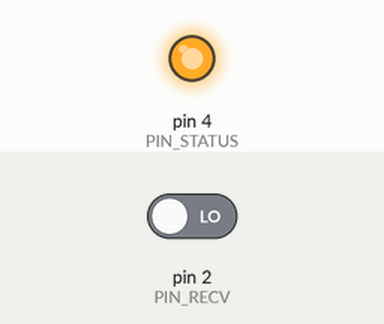
This sketch was run on a simulated Arduino Uno, built with avr-gcc and run on an emulated ATmega328P. Shown: output pins drawn as LEDs (lit = HIGH). The test bench sets the inputs (shaded band); at power-on: pin 2 (PIN_RECV) LOW. What the sketch prints to the serial monitor is not drawn.

Above: at 1.2 s.
1.3 s: pin 2 (PIN_RECV) driven HIGH
At 1.9 s:
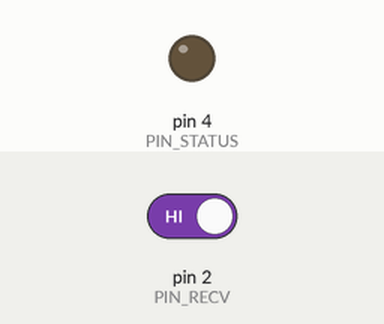
2.9 s: pin 2 (PIN_RECV) driven LOW
At 3.5 s:
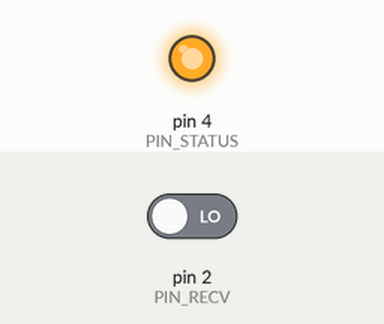
Timing chart, 0 to 5.9 s (numbered marks = the images above; inputs shaded):
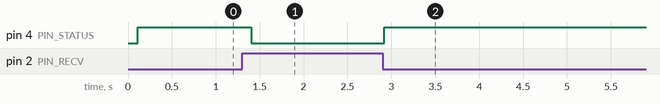

Measured:
- after the input at 1.3 s, pin 4 (PIN_STATUS): HIGH → LOW after 0.11 s
- after the input at 2.9 s, pin 4 (PIN_STATUS): LOW → HIGH at once

The sketch:

ir.ino
```cpp
#include "pt.h"
#include <IRremote.h>

#define PIN_RECV 2
#define PIN_IR 3
#define PIN_STATUS 4

IRsend irsend;

static struct pt pt_read, pt_mark_space;

static int readThread(struct pt *pt){
	static unsigned long timestamp = 0;
	PT_BEGIN(pt);
	while(1) {
		PT_WAIT_UNTIL(pt, millis() - timestamp > 107 );
		timestamp = millis(); // take a new timestamp
    int state = digitalRead(PIN_RECV);
		Serial.print(state);
	  digitalWrite(PIN_STATUS,!state);
	}
	PT_END(pt);
}

static int markspaceThread(struct pt *pt){
	static unsigned long timestamp = 0;
	PT_BEGIN(pt);
	while(1) {
		PT_WAIT_UNTIL(pt, millis() - timestamp > 1000 );
	  irsend.mark(0);
		Serial.print("m");
		timestamp = millis(); // take a new timestamp
		PT_WAIT_UNTIL(pt, millis() - timestamp > 1000 );
	  irsend.space(0);
		Serial.println("s");
		timestamp = millis(); // take a new timestamp
	}
	PT_END(pt);
}

void setup()
{
	  PT_INIT(&pt_mark_space);
	  PT_INIT(&pt_read);

	  Serial.begin(115200);
		Serial.println("IR demo");
	  pinMode(PIN_RECV, INPUT);
		pinMode(PIN_STATUS, OUTPUT);
		irsend.enableIROut(38);
	  irsend.space(0);
}


void loop() {
  markspaceThread(&pt_mark_space);
  readThread(&pt_read);
}
```

lc-switch.h
```cpp
// (licence header left out)
/**
 * \addtogroup lc
 * @{
 */

/**
 * \file
 * Implementation of local continuations based on switch() statment
 * \author Adam Dunkels <adam@sics.se>
 *
 * This implementation of local continuations uses the C switch()
 * statement to resume execution of a function somewhere inside the
 * function's body. The implementation is based on the fact that
 * switch() statements are able to jump directly into the bodies of
 * control structures such as if() or while() statmenets.
 *
 * This implementation borrows heavily from Simon Tatham's coroutines
 * implementation in C:
 * http://www.chiark.greenend.org.uk/~sgtatham/coroutines.html
 */

#ifndef __LC_SWITCH_H__
#define __LC_SWITCH_H__

/* WARNING! lc implementation using switch() does not work if an
   LC_SET() is done within another switch() statement! */

/** \hideinitializer */
typedef unsigned short lc_t;

#define LC_INIT(s) s = 0;

#define LC_RESUME(s) switch(s) { case 0:

#define LC_SET(s) s = __LINE__; case __LINE__:

#define LC_END(s) }

#endif /* __LC_SWITCH_H__ */

/** @} */
```

lc.h
```cpp
// (licence header left out)
/**
 * \addtogroup pt
 * @{
 */

/**
 * \defgroup lc Local continuations
 * @{
 *
 * Local continuations form the basis for implementing protothreads. A
 * local continuation can be <i>set</i> in a specific function to
 * capture the state of the function. After a local continuation has
 * been set can be <i>resumed</i> in order to restore the state of the
 * function at the point where the local continuation was set.
 *
 *
 */

/**
 * \file lc.h
 * Local continuations
 * \author
 * Adam Dunkels <adam@sics.se>
 *
 */

#ifdef DOXYGEN
/**
 * Initialize a local continuation.
 *
 * This operation initializes the local continuation, thereby
 * unsetting any previously set continuation state.
 *
 * \hideinitializer
 */
#define LC_INIT(lc)

/**
 * Set a local continuation.
 *
 * The set operation saves the state of the function at the point
 * where the operation is executed. As far as the set operation is
 * concerned, the state of the function does <b>not</b> include the
 * call-stack or local (automatic) variables, but only the program
 * counter and such CPU registers that needs to be saved.
 *
 * \hideinitializer
 */
#define LC_SET(lc)

/**
 * Resume a local continuation.
 *
 * The resume operation resumes a previously set local continuation, thus
 * restoring the state in which the function was when the local
 * continuation was set. If the local continuation has not been
 * previously set, the resume operation does nothing.
 *
 * \hideinitializer
 */
#define LC_RESUME(lc)

/**
 * Mark the end of local continuation usage.
 *
 * The end operation signifies that local continuations should not be
 * used any more in the function. This operation is not needed for
 * most implementations of local continuation, but is required by a
 * few implementations.
 *
 * \hideinitializer
 */
#define LC_END(lc)

/**
 * \var typedef lc_t;
 *
 * The local continuation type.
 *
 * \hideinitializer
 */
#endif /* DOXYGEN */

#ifndef __LC_H__
#define __LC_H__


#ifdef LC_INCLUDE
#include LC_INCLUDE
#else
#include "lc-switch.h"
#endif /* LC_INCLUDE */

#endif /* __LC_H__ */

/** @} */
/** @} */
```

pt.h
```cpp
// (licence header left out)
/**
 * \addtogroup pt
 * @{
 */

/**
 * \file
 * Protothreads implementation.
 * \author
 * Adam Dunkels <adam@sics.se>
 *
 */

#ifndef __PT_H__
#define __PT_H__

#include "lc.h"

struct pt {
  lc_t lc;
};

#define PT_WAITING 0
#define PT_YIELDED 1
#define PT_EXITED  2
#define PT_ENDED   3

/**
 * \name Initialization
 * @{
 */

/**
 * Initialize a protothread.
 *
 * Initializes a protothread. Initialization must be done prior to
 * starting to execute the protothread.
 *
 * \param pt A pointer to the protothread control structure.
 *
 * \sa PT_SPAWN()
 *
 * \hideinitializer
 */
#define PT_INIT(pt)   LC_INIT((pt)->lc)

/** @} */

/**
 * \name Declaration and definition
 * @{
 */

/**
 * Declaration of a protothread.
 *
 * This macro is used to declare a protothread. All protothreads must
 * be declared with this macro.
 *
 * \param name_args The name and arguments of the C function
 * implementing the protothread.
 *
 * \hideinitializer
 */
#define PT_THREAD(name_args) char name_args

/**
 * Declare the start of a protothread inside the C function
 * implementing the protothread.
 *
 * This macro is used to declare the starting point of a
 * protothread. It should be placed at the start of the function in
 * which the protothread runs. All C statements above the PT_BEGIN()
 * invokation will be executed each time the protothread is scheduled.
 *
 * \param pt A pointer to the protothread control structure.
 *
 * \hideinitializer
 */
#define PT_BEGIN(pt) { char PT_YIELD_FLAG = 1; LC_RESUME((pt)->lc)

/**
 * Declare the end of a protothread.
 *
 * This macro is used for declaring that a protothread ends. It must
 * always be used together with a matching PT_BEGIN() macro.
 *
 * \param pt A pointer to the protothread control structure.
 *
 * \hideinitializer
 */
#define PT_END(pt) LC_END((pt)->lc); PT_YIELD_FLAG = 0; \
                   PT_INIT(pt); return PT_ENDED; }

/** @} */

/**
 * \name Blocked wait
 * @{
 */

/**
 * Block and wait until condition is true.
 *
 * This macro blocks the protothread until the specified condition is
 * true.
 *
 * \param pt A pointer to the protothread control structure.
 * \param condition The condition.
 *
 * \hideinitializer
 */
#define PT_WAIT_UNTIL(pt, condition)	        \
  do {						\
    LC_SET((pt)->lc);				\
    if(!(condition)) {				\
      return PT_WAITING;			\
    }						\
  } while(0)

/**
 * Block and wait while condition is true.
 *
 * This function blocks and waits while condition is true. See
 * PT_WAIT_UNTIL().
 *
 * \param pt A pointer to the protothread control structure.
 * \param cond The condition.
 *
 * \hideinitializer
 */
#define PT_WAIT_WHILE(pt, cond)  PT_WAIT_UNTIL((pt), !(cond))

/** @} */

/**
 * \name Hierarchical protothreads
 * @{
 */

/**
 * Block and wait until a child protothread completes.
 *
 * This macro schedules a child protothread. The current protothread
 * will block until the child protothread completes.
 *
 * \note The child protothread must be manually initialized with the
 * PT_INIT() function before this function is used.
 *
 * \param pt A pointer to the protothread control structure.
 * \param thread The child protothread with arguments
 *
 * \sa PT_SPAWN()
 *
 * \hideinitializer
 */
#define PT_WAIT_THREAD(pt, thread) PT_WAIT_WHILE((pt), PT_SCHEDULE(thread))

/**
 * Spawn a child protothread and wait until it exits.
 *
 * This macro spawns a child protothread and waits until it exits. The
 * macro can only be used within a protothread.
 *
 * \param pt A pointer to the protothread control structure.
 * \param child A pointer to the child protothread's control structure.
 * \param thread The child protothread with arguments
 *
 * \hideinitializer
 */
#define PT_SPAWN(pt, child, thread)		\
  do {						\
    PT_INIT((child));				\
    PT_WAIT_THREAD((pt), (thread));		\
  } while(0)

/** @} */

/**
 * \name Exiting and restarting
 * @{
 */

/**
 * Restart the protothread.
 *
 * This macro will block and cause the running protothread to restart
 * its execution at the place of the PT_BEGIN() call.
 *
 * \param pt A pointer to the protothread control structure.
 *
 * \hideinitializer
 */
#define PT_RESTART(pt)				\
  do {						\
    PT_INIT(pt);				\
    return PT_WAITING;			\
  } while(0)

/**
 * Exit the protothread.
 *
 * This macro causes the protothread to exit. If the protothread was
 * spawned by another protothread, the parent protothread will become
 * unblocked and can continue to run.
 *
 * \param pt A pointer to the protothread control structure.
 *
 * \hideinitializer
 */
#define PT_EXIT(pt)				\
  do {						\
    PT_INIT(pt);				\
    return PT_EXITED;			\
  } while(0)

/** @} */

/**
 * \name Calling a protothread
 * @{
 */

/**
 * Schedule a protothread.
 *
 * This function shedules a protothread. The return value of the
 * function is non-zero if the protothread is running or zero if the
 * protothread has exited.
 *
 * \param f The call to the C function implementing the protothread to
 * be scheduled
 *
 * \hideinitializer
 */
#define PT_SCHEDULE(f) ((f) < PT_EXITED)

/** @} */

/**
 * \name Yielding from a protothread
 * @{
 */

/**
 * Yield from the current protothread.
 *
 * This function will yield the protothread, thereby allowing other
 * processing to take place in the system.
 *
 * \param pt A pointer to the protothread control structure.
 *
 * \hideinitializer
 */
#define PT_YIELD(pt)				\
  do {						\
    PT_YIELD_FLAG = 0;				\
    LC_SET((pt)->lc);				\
    if(PT_YIELD_FLAG == 0) {			\
      return PT_YIELDED;			\
    }						\
  } while(0)

/**
 * \brief      Yield from the protothread until a condition occurs.
 * \param pt   A pointer to the protothread control structure.
 * \param cond The condition.
 *
 *             This function will yield the protothread, until the
 *             specified condition evaluates to true.
 *
 *
 * \hideinitializer
 */
#define PT_YIELD_UNTIL(pt, cond)		\
  do {						\
    PT_YIELD_FLAG = 0;				\
    LC_SET((pt)->lc);				\
    if((PT_YIELD_FLAG == 0) || !(cond)) {	\
      return PT_YIELDED;			\
    }						\
  } while(0)

/** @} */

#endif /* __PT_H__ */

/** @} */
```
